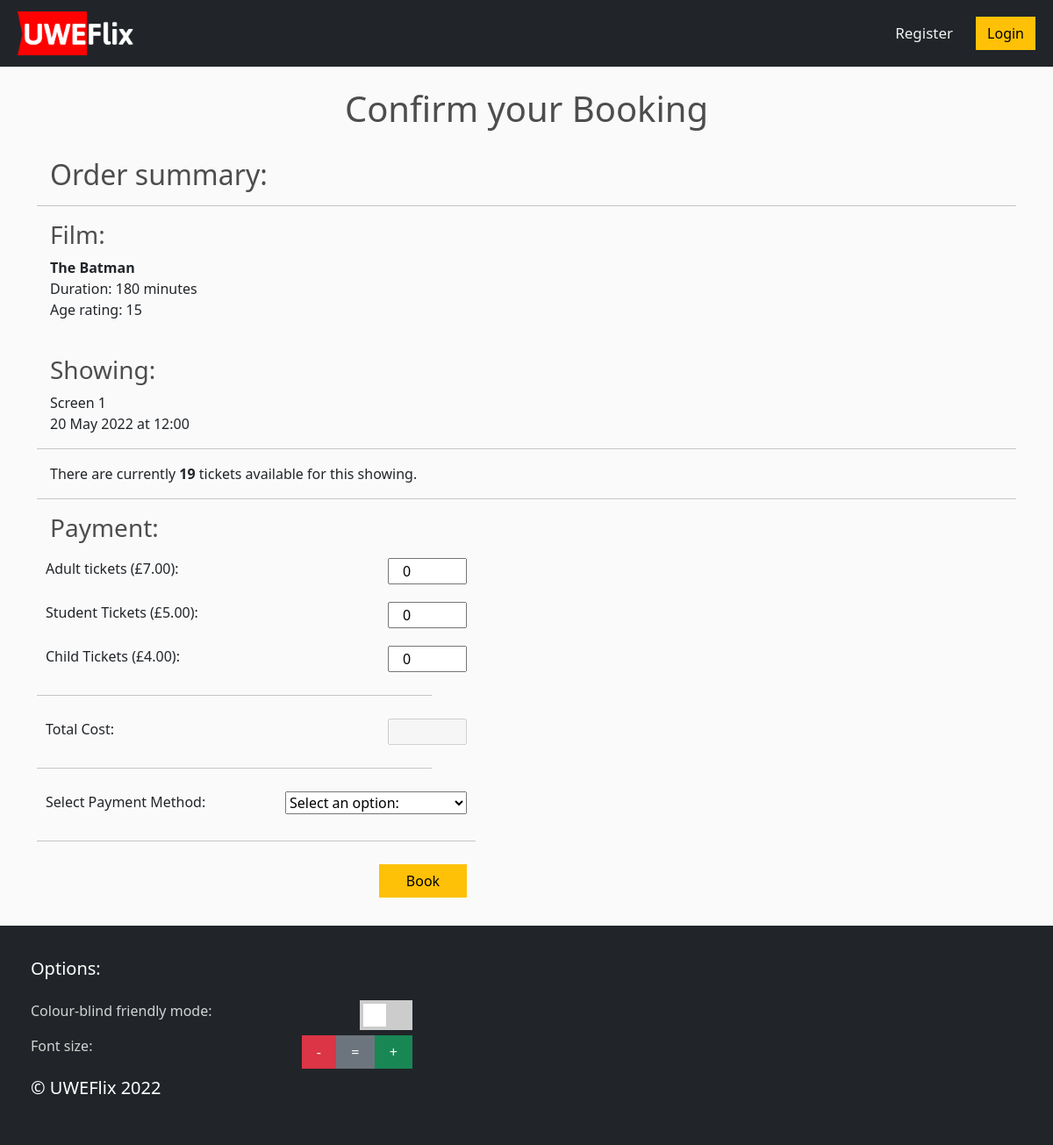
The page /payment/1/ on the database as committed earlier.
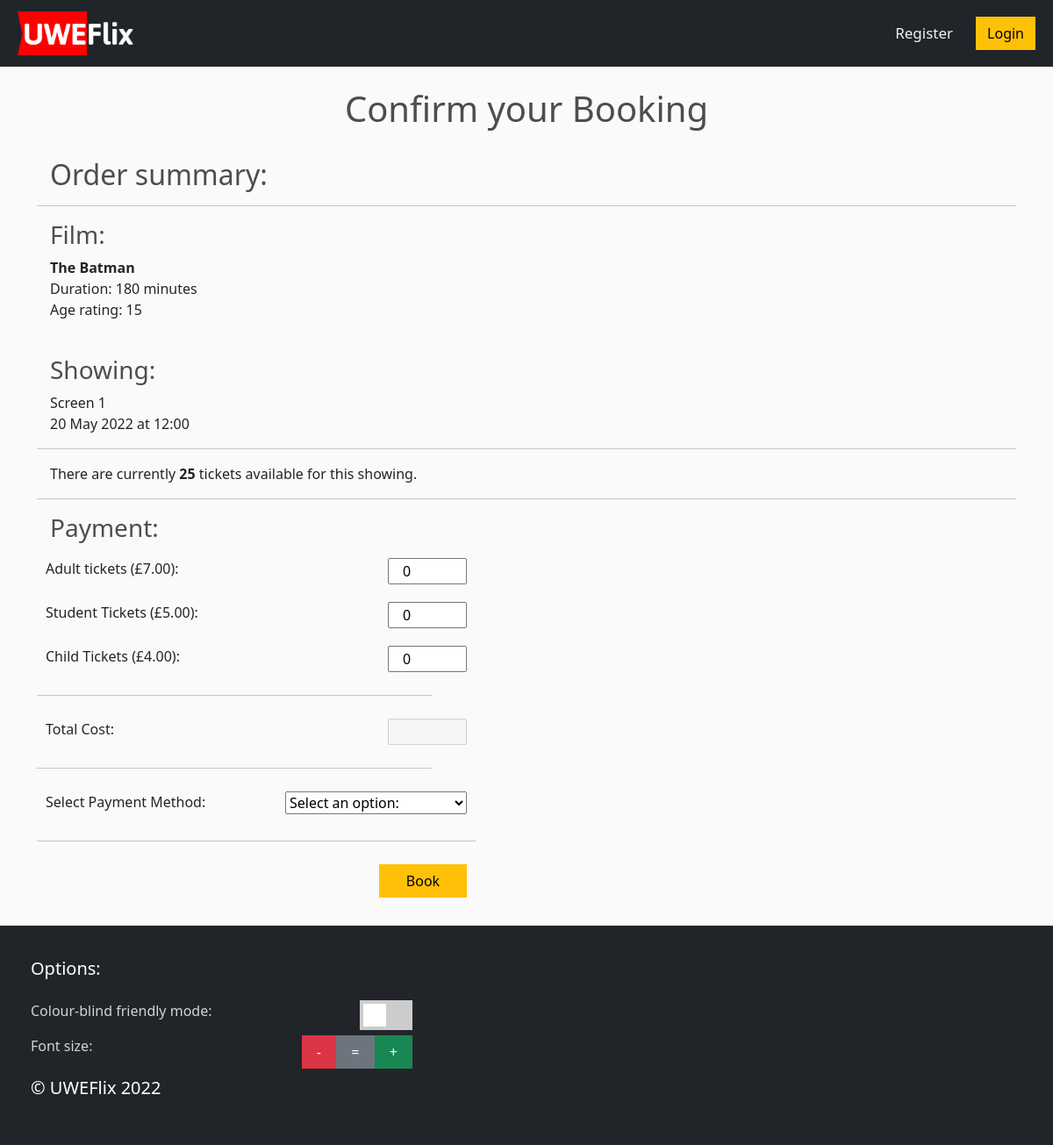
The same page on the database as committed later.
### uweflix/models.py (models this page shows, shortened)
class Showing(models.Model):
    screen = models.ForeignKey(Screen, default=1, on_delete=models.CASCADE)
    film = models.ForeignKey(Film,on_delete=models.CASCADE)
    time = models.DateTimeField()
    remaining_tickets = models.IntegerField(default=150)  # NEEDS TO BE ASSIGNED TO THE SCREEN CAPACITY SOMEHOW!
    def getShowing(id):#READ
        try:
            showing = Showing.objects.get(id=id)
            return showing
        except:
            print("No showinf exists with that showing ID.")

class Film(models.Model):
    title = models.CharField(max_length=100)
    age_rating = models.CharField(max_length=3)
    """Age Ratings:
        - U
        - PG
        - 12
        - 12A
        - 15
        - 18"""
    duration = models.CharField(max_length=3)
    trailer_desc = models.CharField(max_length=500)
    image = models.ImageField(default="placeholder.png")

class Screen(models.Model):
    capacity = models.IntegerField()
    apply_covid_restrictions =  models.BooleanField(null=True)

class Prices(models.Model):
    adult = models.FloatField(default=5.0)
    student = models.FloatField(default=4.0)
    child = models.FloatField(default=3.0)
    def getCurrentPrices():
        currentPrices = Prices.objects.last()
        return currentPrices.adult, currentPrices.student, currentPrices.child

### uweflix/views.py (the view, shortened to what this page needs)
# urls.py: path("payment/<int:showing>/", views.payment, name="payment"),
def payment(request, showing):
    if 'user_id' in request.session:
        if request.session['user_group'] == "Club Rep":
            return redirect('rep_payment', showing=showing)
    adult,student,child=Prices.getCurrentPrices()
    showing = Showing.getShowing(id=showing)
    form = PaymentForm()
    context = {
        "showing": showing,
        "form": form,
        "adult_price": adult,
        "student_price": student,
        "child_price": child
    }
    return render(request, 'uweflix/payment.html', context)

### uweflix/forms.py (shortened to what this page needs)
class PaymentForm(forms.Form):
    adult_tickets = forms.IntegerField(validators=[
        MaxValueValidator(100),
        MinValueValidator(0)
    ],required=False, initial=0)
    student_tickets = forms.IntegerField(validators=[
        MaxValueValidator(100),
        MinValueValidator(0)
    ],required=False, initial=0)
    child_tickets = forms.IntegerField(validators=[
        MaxValueValidator(100),
        MinValueValidator(0)
    ],required=False, initial=0)
    total_cost=forms.FloatField(label="Total Cost: ", disabled=True, required=False)
    payment_choices = [(None, 'Select an option:'),
                    ('nopay', 'Customer: Pay with Card'),
                    ('credit', 'Student: Pay with Credit'), ]
    payment_options = forms.ChoiceField(choices=payment_choices, widget=forms.Select(attrs={}))

### uweflix/templates/uweflix/payment.html (shortened to what this page needs)
{% extends "uweflix/layout.html" %}
{% load static %}
{% block content %}
<br/>
<h1>Confirm your Booking</h1>
<br/>
<body>
    <h2>Order summary:</h2>
    <hr/>
    <h3>Film:</h3>
        <p>
           <b>{{ showing.film.title }}</b><br/>
           Duration: {{ showing.film.duration }} minutes<br/>
           Age rating: {{ showing.film.age_rating }}
        </p>
        <br/>
        <h3>Showing:</h3>
        <p>Screen {{ showing.screen.id }}<br/>{{ showing.time | date:'j M Y' }} at {{ showing.time | time:'G:i'}}</p>
        <hr/>
        <p>There are currently <b>{{ showing.remaining_tickets }}</b> tickets available for this showing.</p>
        <hr/>
    <div class="form">
        <form id="payment-form" action="{% url 'payment' showing.pk %}" method="post" autocomplete="off">
            <h3>Payment:</h3>
            <div class="form-area">
                <div class="form-group">
                    Adult tickets (£<span id="payment_adult_price">{{ adult_price | floatformat:2 }}</span>): {{ form.adult_tickets }}
                </div>
                <br/>
                <div class="form-group">
                    Student Tickets (£<span id="payment_student_price">{{ student_price | floatformat:2 }}</span>): {{ form.student_tickets }}
                </div>
                <br/>
                <div class="form-group">
                    Child Tickets (£<span id="payment_child_price">{{ child_price | floatformat:2 }}</span>): {{ form.child_tickets }}
                </div>
                <hr/>
                <div class="form-group">
                    Total Cost: {{ form.total_cost }}
                </div>
                <hr/>
                <div class="form-group">
                    Select Payment Method: {{ form.payment_options }}
                </div>
            </div>
            <hr/>
            <div class="form-group">
                <input id="confirm-btn" class="btn btn-warning" type="submit" value="Book">
            </div>
        </form>
    </div>
</body>
{% endblock %}

### uweflix/templates/uweflix/layout.html (shortened to what this page needs)
<!DOCTYPE html>
{% load static %}
<html>
<head>
    <link href="https://cdn.jsdelivr.net/npm/bootstrap@5.1.3/dist/css/bootstrap.min.css" rel="stylesheet">
    <link rel="stylesheet" href="//code.jquery.com/ui/1.13.1/themes/base/jquery-ui.css">
    <link rel="stylesheet" type="text/css" href="{% static 'uweflix/site.css' %}"/>
</head>
<body>
    <nav class="navbar navbar-expand-lg navbar-dark bg-dark">
        <a class="navbar-brand" href="{% url 'viewings' %}">
            <img src="{% static 'uweflix/images/logo.png' %}" height="50" width="140" style="margin-left: 20px;">
        </a>
        <div class="collapse navbar-collapse" id="navbarSupportedContent">
            {% if request.session.user_id is None %}
            <div class="topnav-right">
                <a class="nav-link" href="{% url 'registerPage' %}">Register</a>
            </div>
            <div class="form-inline my-2 my-lg-0">
                <a href="{% url 'login' %}"class="btn btn-warning">Login</a>
            </div>
            {% endif %}
        </div>
    </nav>
    <div class="flex-wrapper">
    <div class="body-content">
        <div class="container">
            {% block content %}
            {% endblock %}
        </div>
    </div>
    <br/>
    <div class="footer">
        <footer class="navbar navbar-expand-lg navbar-dark bg-dark">
            <div class="form-area" style="margin-left: 20px;">
                <p class="navbar-brand">Options:</p>
                <p style="color: lightgray;">Colour-blind friendly mode:
                <label class="switch">
                    <span class="slider round"></span>
                </label>
                </p>
                <p style="color: lightgray;">Font size:
                    <input type="button" id="increase" class="btn btn-success" value=" + ">
                    <input type="button" id="resetMe" class="btn btn-secondary" value=" = ">
                    <input type="button" id="decrease" class="btn btn-danger" value=" - "/></p>
                <p class="navbar-brand">© UWEFlix 2022</p>
            </div>
        </footer>
    </div>
</div>
</body>
</html>

### uweflix/static/uweflix/site.css (style rules this page uses)
body { background-color: hsl(0, 0%, 98%); }
.flex-wrapper { display: flex; min-height: 100vh; flex-direction: column; justify-content: space-between; }
h1,h2,h3,h4,h5,h6 { color:hsl(0, 0%, 30%); }
footer { position: absolute; bottom: 0px; width: 100%; height: 250px; }
.bg-dark { background-color: #4f868c; }
.btn { border-radius: 0; }
#id_adult_tickets, #id_student_tickets, #id_child_tickets, #id_total_cost, #discount-btn, #id_adult, #id_student, #id_child, #id_rep_student_tickets, #id_apply_covid_restrictions { width:90px; float: right; }
#id_payment_options, #id_club, #id_card_number, #id_clubrep_choices, #id_timerange_choices, #id_screen, #id_film, #id_time { float:right; }
#id_first_name, #id_last_name, #id_password1, #id_password2, #id_dob, #id_email, #id_username, .switch, #id_capacity { float: right; }
#increase, #decrease, #resetMe, #id_street, #id_name, #id_street_number, #id_city, #id_post_code, #id_landline_number, #id_mobile_number { float: right; }
#confirm-btn, #set-payment-btn { width:100px; float:right; }
.form-area { width: 450px; }
.form-group { height:50px; width: 500px; margin: auto; display: inline-block; padding: 10px; }
.topnav-right { float: right; }
.topnav-right a { color: #f2f2f2; text-align: center; padding: 14px 16px; text-decoration: none; font-size: 17px; }
.form-inline { margin-right:10px; padding: 10px; }
.switch { position: relative; display: inline-block; width: 60px; height: 34px; }
.slider { position: absolute; cursor: pointer; top: 0; left: 0; right: 0; bottom: 0; background-color: #ccc; -webkit-transition: .4s; transition: .4s; }
.slider:before { position: absolute; content: ""; height: 26px; width: 26px; left: 4px; bottom: 4px; background-color:white; -webkit-transition: .4s; transition: .4s; }

### uweflix/templates/uweflix/payment.html (style rules this page uses)
form { display: inline-block; }
h1 { text-align: center; }
h2, h3, h5, p, input { padding-left: 15px; }

Rows that differ between the two databases and show on the page:
changed Showing "The Batman": remaining_tickets "19" → "25"
